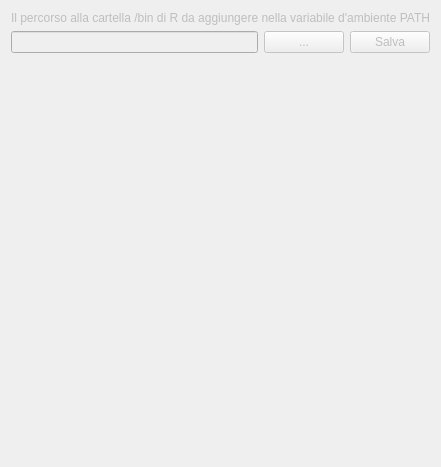
     <widget class="QWidget" name="tab_5">
      <attribute name="title">
       <string>R</string>
      </attribute>
      <layout class="QGridLayout" name="gridLayout_12">
       <item row="0" column="0" colspan="3">
        <widget class="QLabel" name="label_33">
         <property name="enabled">
          <bool>false</bool>
         </property>
         <property name="text">
          <string>Il percorso alla cartella /bin di R da aggiungere nella variabile d'ambiente PATH</string>
         </property>
        </widget>
       </item>
       <item row="1" column="0">
        <widget class="QLineEdit" name="lineEditR">
         <property name="enabled">
          <bool>false</bool>
         </property>
        </widget>
       </item>
       <item row="1" column="1">
        <widget class="QPushButton" name="pushButtonR">
         <property name="enabled">
          <bool>false</bool>
         </property>
         <property name="text">
          <string>...</string>
         </property>
        </widget>
       </item>
       <item row="1" column="2">
        <widget class="QPushButton" name="pbnSaveEnvironPathR">
         <property name="enabled">
          <bool>false</bool>
         </property>
         <property name="text">
          <string>Salva</string>
         </property>
        </widget>
       </item>
       <item row="2" column="0">
        <spacer name="verticalSpacer_5">
         <property name="orientation">
          <enum>Qt::Vertical</enum>
         </property>
         <property name="sizeHint" stdset="0">
          <size>
           <width>20</width>
           <height>403</height>
          </size>
         </property>
        </spacer>
       </item>
      </layout>
     </widget>
